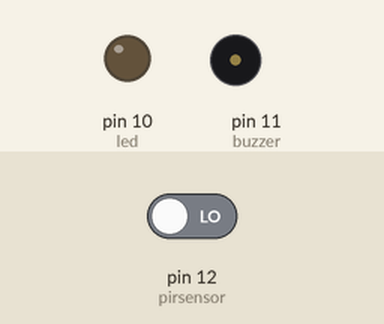
Bench run of a sketch on a simulated Arduino Uno, built with avr-gcc and run on an emulated ATmega328P. On the bench: output pins drawn as LEDs (lit = HIGH), buzzer (waves = sounding, pin HIGH). The inputs (shaded band) are chosen by the test bench; at power-on: pin 12 (pirsensor) LOW.

Above: at 2.8 s.
2.9 s: pin 12 (pirsensor) driven HIGH
At 4.2 s:
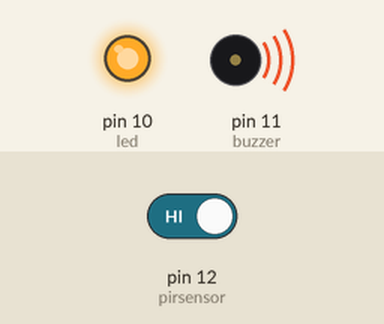
4.5 s: pin 12 (pirsensor) driven LOW
At 5.9 s:
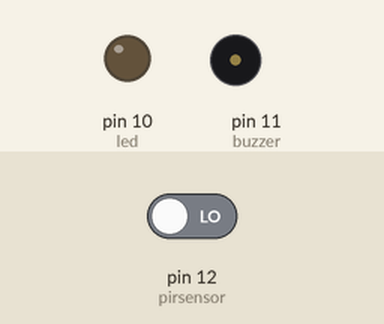
Timing chart, 0 to 7.5 s (numbered marks = the images above; inputs shaded):
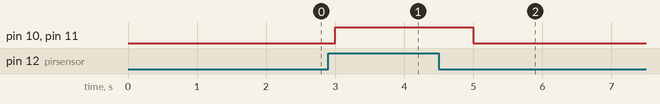

The sketch:

22nd_Arduino_Project.ino
```cpp
int led = 10;
int buzzer = 11;
int pirsensor = 12;
void setup()
{
  Serial.begin(9600);
  pinMode(led, OUTPUT);
  pinMode(pirsensor, INPUT);
  pinMode(buzzer, OUTPUT);
}

void loop()
{
  if(digitalRead(pirsensor)==HIGH){
  digitalWrite(buzzer, HIGH);
  digitalWrite(led, HIGH);
    delay(1000); }
  else{
    digitalWrite(buzzer, LOW);
  digitalWrite(led, LOW);
    delay(1000);
  }


}
```

Measured:
- after the input at 2.9 s, pin 10 (led), pin 11 (buzzer): LOW → HIGH after 0.10 s
- after the input at 4.5 s, pin 10 (led), pin 11 (buzzer): HIGH → LOW after 0.50 s
